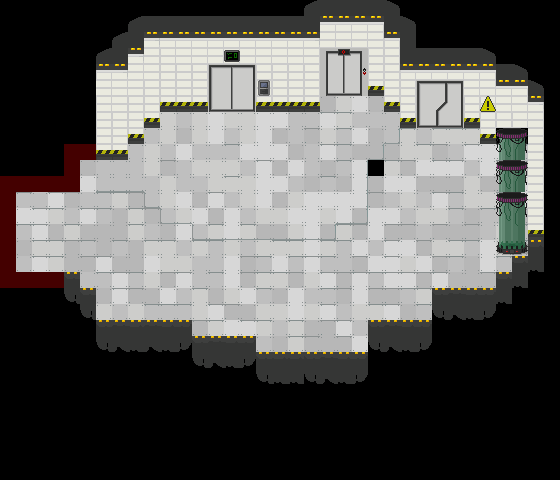

The image is a tile-based game level rendered from a .tmx file. Its description and source (layers, tilesets, objects; grid data summarised) follow:
An orthogonal 35x30 tile map with 16x16 px tiles, 4 tile layers (Suelo, Aire, Paredes, Decoracion), 3 tilesets and 4 objects (2x Left, 2x Spawner).

<map version="1.0" tiledversion="1.1.2" orientation="orthogonal" renderorder="right-down" width="35" height="30" tilewidth="16" tileheight="16" infinite="0" nextobjectid="17">
 <tileset firstgid="1" source="../../tileset/tileset16.tsx" />
 <tileset firstgid="65" source="../../tileset/LabProps.tsx" />
 <tileset firstgid="433" source="../../tileset/city.tsx" />
 <layer name="Suelo" width="35" height="30">
  <data>[1050 cells, 420 non-empty, 13 distinct tile ids]</data>
 </layer>
 <layer name="Aire" width="35" height="30">
  <data>[1050 cells, 84 non-empty, 10 distinct tile ids]</data>
 </layer>
 <layer name="Paredes" width="35" height="30">
  <data>[1050 cells, 189 non-empty, 19 distinct tile ids]</data>
 </layer>
 <layer name="Decoracion" width="35" height="30">
  <data>[1050 cells, 69 non-empty, 35 distinct tile ids]</data>
 </layer>
 <objectgroup name="Puertas">
  <object id="9" name="Left" x="16.5" y="192.833" width="16" height="78.5" />
 </objectgroup>
 <objectgroup name="Entradas">
  <object id="16" name="Left" gid="687" x="76.6667" y="235" width="16" height="16" />
 </objectgroup>
 <objectgroup name="Spawners">
  <object id="14" name="Spawner" gid="672" x="302.5" y="171.5" width="16" height="16">
   <properties>
    <property name="Bomber" type="bool" value="true" />
    <property name="Charger" type="bool" value="true" />
    <property name="Gunner" type="bool" value="true" />
    <property name="Stalker" type="bool" value="true" />
    <property name="Turret" type="bool" value="false" />
   </properties>
  </object>
  <object id="15" name="Spawner" gid="672" x="417.5" y="248.5" width="16" height="16">
   <properties>
    <property name="Bomber" type="bool" value="true" />
    <property name="Charger" type="bool" value="true" />
    <property name="Gunner" type="bool" value="true" />
    <property name="Stalker" type="bool" value="true" />
    <property name="Turret" type="bool" value="false" />
   </properties>
  </object>
 </objectgroup>
</map>
